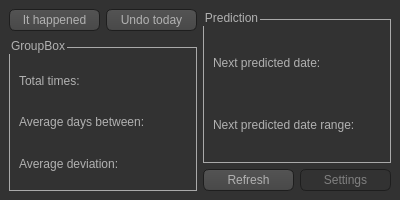
<?xml version="1.0" encoding="UTF-8"?>
<ui version="4.0">
 <class>MainWindow</class>
 <widget class="QMainWindow" name="MainWindow">
  <property name="geometry">
   <rect>
    <x>0</x>
    <y>0</y>
    <width>400</width>
    <height>200</height>
   </rect>
  </property>
  <property name="minimumSize">
   <size>
    <width>400</width>
    <height>200</height>
   </size>
  </property>
  <property name="maximumSize">
   <size>
    <width>600</width>
    <height>300</height>
   </size>
  </property>
  <property name="windowTitle">
   <string>MainWindow</string>
  </property>
  <property name="styleSheet">
   <string notr="true">/*
    I did not create this
    This style was created by sommerc
    The original is here: https://github.com/sommerc/pyqt-stylesheets/blob/master/pyqtcss/src/dark_orange/style.qss
*/

QToolTip {
    border: 1px solid black;
    background-color: #ffa02f;
    padding: 1px;
    border-radius: 3px;
    opacity: 100;
}

QWidget {
    color: #b1b1b1;
    background-color: #323232;
}

QTreeView,
QListView {
    background-color: silver;
    margin-left: 5px;
}

QWidget:item:hover {
    background-color: QLinearGradient(x1: 0, y1: 0, x2: 0, y2: 1, stop: 0 #ffa02f, stop: 1 #ca0619);
    color: #000000;
}

QWidget:item:selected {
    background-color: QLinearGradient(x1: 0, y1: 0, x2: 0, y2: 1, stop: 0 #ffa02f, stop: 1 #d7801a);
}

QMenuBar::item {
    background: transparent;
}

QMenuBar::item:selected {
    background: transparent;
    border: 1px solid #ffaa00;
}

QMenuBar::item:pressed {
    background: #444;
    border: 1px solid #000;
    background-color: QLinearGradient(x1:0, y1:0,
            x2:0, y2:1,
            stop:1 #212121,
            stop:0.4 #343434
            /*,
        stop:0.2 #343434,
        stop:0.1 #ffaa00*/
        );
    margin-bottom: -1px;
    padding-bottom: 1px;
}

QMenu {
    border: 1px solid #000;
}

QMenu::item {
    padding: 2px 20px 2px 20px;
}

QMenu::item:selected {
    color: #000000;
}

QWidget:disabled {
    color: #808080;
    background-color: #323232;
}

QAbstractItemView {
    background-color: QLinearGradient(x1: 0, y1: 0, x2: 0, y2: 1, stop: 0 #4d4d4d, stop: 0.1 #646464, stop: 1 #5d5d5d);
}

QWidget:focus {
    /*border: 1px solid darkgray;*/
}

QLineEdit {
    background-color: QLinearGradient(x1: 0, y1: 0, x2: 0, y2: 1, stop: 0 #4d4d4d, stop: 0 #646464, stop: 1 #5d5d5d);
    padding: 1px;
    border-style: solid;
    border: 1px solid #1e1e1e;
    border-radius: 5;
}

QPushButton {
    color: #b1b1b1;
    background-color: QLinearGradient(x1: 0, y1: 0, x2: 0, y2: 1, stop: 0 #565656, stop: 0.1 #525252, stop: 0.5 #4e4e4e, stop: 0.9 #4a4a4a, stop: 1 #464646);
    border-width: 1px;
    border-color: #1e1e1e;
    border-style: solid;
    border-radius: 6;
    padding: 3px;
    font-size: 12px;
    padding-left: 5px;
    padding-right: 5px;
    min-width: 40px;
}

QPushButton:pressed {
    background-color: QLinearGradient(x1: 0, y1: 0, x2: 0, y2: 1, stop: 0 #2d2d2d, stop: 0.1 #2b2b2b, stop: 0.5 #292929, stop: 0.9 #282828, stop: 1 #252525);
}

QComboBox {
    selection-background-color: #ffaa00;
    background-color: QLinearGradient(x1: 0, y1: 0, x2: 0, y2: 1, stop: 0 #565656, stop: 0.1 #525252, stop: 0.5 #4e4e4e, stop: 0.9 #4a4a4a, stop: 1 #464646);
    border-style: solid;
    border: 1px solid #1e1e1e;
    border-radius: 5;
}

QComboBox:hover,
QPushButton:hover {
    border: 2px solid QLinearGradient(x1: 0, y1: 0, x2: 0, y2: 1, stop: 0 #ffa02f, stop: 1 #d7801a);
}


QComboBox:on {
    padding-top: 3px;
    padding-left: 4px;
    background-color: QLinearGradient(x1: 0, y1: 0, x2: 0, y2: 1, stop: 0 #2d2d2d, stop: 0.1 #2b2b2b, stop: 0.5 #292929, stop: 0.9 #282828, stop: 1 #252525);
    selection-background-color: #ffaa00;
}

QComboBox QAbstractItemView {
    border: 2px solid darkgray;
    selection-background-color: QLinearGradient(x1: 0, y1: 0, x2: 0, y2: 1, stop: 0 #ffa02f, stop: 1 #d7801a);
}

QComboBox::drop-down {
    subcontrol-origin: padding;
    subcontrol-position: top right;
    width: 15px;

    border-left-width: 0px;
    border-left-color: darkgray;
    border-left-style: solid;
    /* just a single line */
    border-top-right-radius: 3px;
    /* same radius as the QComboBox */
    border-bottom-right-radius: 3px;
}

QComboBox::down-arrow {
    image: url(:/dark_orange/img/down_arrow.png);
}

QGroupBox {
    border: 1px solid darkgray;
    margin-top: 10px;
}

QGroupBox:focus {
    border: 1px solid darkgray;
}

QTextEdit:focus {
    border: 1px solid darkgray;
}

QScrollBar:horizontal {
    border: 1px solid #222222;
    background: QLinearGradient(x1: 0, y1: 0, x2: 0, y2: 1, stop: 0.0 #121212, stop: 0.2 #282828, stop: 1 #484848);
    height: 7px;
    margin: 0px 16px 0 16px;
}

QScrollBar::handle:horizontal {
    background: QLinearGradient(x1: 0, y1: 0, x2: 1, y2: 0, stop: 0 #ffa02f, stop: 0.5 #d7801a, stop: 1 #ffa02f);
    min-height: 20px;
    border-radius: 2px;
}

QScrollBar::add-line:horizontal {
    border: 1px solid #1b1b19;
    border-radius: 2px;
    background: QLinearGradient(x1: 0, y1: 0, x2: 1, y2: 0, stop: 0 #ffa02f, stop: 1 #d7801a);
    width: 14px;
    subcontrol-position: right;
    subcontrol-origin: margin;
}

QScrollBar::sub-line:horizontal {
    border: 1px solid #1b1b19;
    border-radius: 2px;
    background: QLinearGradient(x1: 0, y1: 0, x2: 1, y2: 0, stop: 0 #ffa02f, stop: 1 #d7801a);
    width: 14px;
    subcontrol-position: left;
    subcontrol-origin: margin;
}

QScrollBar::right-arrow:horizontal,
QScrollBar::left-arrow:horizontal {
    border: 1px solid black;
    width: 1px;
    height: 1px;
    background: white;
}

QScrollBar::add-page:horizontal,
QScrollBar::sub-page:horizontal {
    background: none;
}

QScrollBar:vertical {
    background: QLinearGradient(x1: 0, y1: 0, x2: 1, y2: 0, stop: 0.0 #121212, stop: 0.2 #282828, stop: 1 #484848);
    width: 7px;
    margin: 16px 0 16px 0;
    border: 1px solid #222222;
}

QScrollBar::handle:vertical {
    background: QLinearGradient(x1: 0, y1: 0, x2: 0, y2: 1, stop: 0 #ffa02f, stop: 0.5 #d7801a, stop: 1 #ffa02f);
    min-height: 20px;
    border-radius: 2px;
}

QScrollBar::add-line:vertical {
    border: 1px solid #1b1b19;
    border-radius: 2px;
    background: QLinearGradient(x1: 0, y1: 0, x2: 0, y2: 1, stop: 0 #ffa02f, stop: 1 #d7801a);
    height: 14px;
    subcontrol-position: bottom;
    subcontrol-origin: margin;
}

QScrollBar::sub-line:vertical {
    border: 1px solid #1b1b19;
    border-radius: 2px;
    background: QLinearGradient(x1: 0, y1: 0, x2: 0, y2: 1, stop: 0 #d7801a, stop: 1 #ffa02f);
    height: 14px;
    subcontrol-position: top;
    subcontrol-origin: margin;
}

QScrollBar::up-arrow:vertical,
QScrollBar::down-arrow:vertical {
    border: 1px solid black;
    width: 1px;
    height: 1px;
    background: white;
}


QScrollBar::add-page:vertical,
QScrollBar::sub-page:vertical {
    background: none;
}

QTextEdit {
    background-color: #242424;
}

QPlainTextEdit {
    background-color: #242424;
}

QHeaderView::section {
    background-color: QLinearGradient(x1:0, y1:0, x2:0, y2:1, stop:0 #616161, stop: 0.5 #505050, stop: 0.6 #434343, stop:1 #656565);
    color: white;
    padding-left: 4px;
    border: 1px solid #6c6c6c;
}

QCheckBox:disabled {
    color: #414141;
}

QDockWidget::title {
    text-align: center;
    spacing: 3px;
    /* spacing between items in the tool bar */
    background-color: QLinearGradient(x1:0, y1:0, x2:0, y2:1, stop:0 #323232, stop: 0.5 #242424, stop:1 #323232);
}

QDockWidget::close-button,
QDockWidget::float-button {
    text-align: center;
    spacing: 1px;
    /* spacing between items in the tool bar */
    background-color: QLinearGradient(x1:0, y1:0, x2:0, y2:1, stop:0 #323232, stop: 0.5 #242424, stop:1 #323232);
}

QDockWidget::close-button:hover,
QDockWidget::float-button:hover {
    background: #242424;
}

QDockWidget::close-button:pressed,
QDockWidget::float-button:pressed {
    padding: 1px -1px -1px 1px;
}

QMainWindow::separator {
    background-color: QLinearGradient(x1:0, y1:0, x2:0, y2:1, stop:0 #161616, stop: 0.5 #151515, stop: 0.6 #212121, stop:1 #343434);
    color: white;
    padding-left: 4px;
    border: 1px solid #4c4c4c;
    spacing: 3px;
    /* spacing between items in the tool bar */
}

QMainWindow::separator:hover {

    background-color: QLinearGradient(x1:0, y1:0, x2:0, y2:1, stop:0 #d7801a, stop:0.5 #b56c17 stop:1 #ffa02f);
    color: white;
    padding-left: 4px;
    border: 1px solid #6c6c6c;
    spacing: 3px;
    /* spacing between items in the tool bar */
}

QToolBar::handle {
    spacing: 3px;
    /* spacing between items in the tool bar */
    background: url(:/dark_orange/img/handle.png);
}

QMenu::separator {
    height: 2px;
    background-color: QLinearGradient(x1:0, y1:0, x2:0, y2:1, stop:0 #161616, stop: 0.5 #151515, stop: 0.6 #212121, stop:1 #343434);
    color: white;
    padding-left: 4px;
    margin-left: 10px;
    margin-right: 5px;
}

QProgressBar {
    border: 2px solid grey;
    border-radius: 5px;
    text-align: center;
}

QProgressBar::chunk {
    background-color: #d7801a;
    width: 2.15px;
    margin: 0.5px;
}

QTabBar::tab {
    color: #b1b1b1;
    border: 1px solid #444;
    border-bottom-style: none;
    background-color: #323232;
    padding-left: 10px;
    padding-right: 10px;
    padding-top: 3px;
    padding-bottom: 2px;
    margin-right: -1px;
}

QTabWidget::pane {
    border: 1px solid #444;
    top: 1px;
}

QTabBar::tab:last {
    margin-right: 0;
    /* the last selected tab has nothing to overlap with on the right */
    border-top-right-radius: 3px;
}

QTabBar::tab:first: !selected {
    margin-left: 0px;
    /* the last selected tab has nothing to overlap with on the right */


    border-top-left-radius: 3px;
}

QTabBar::tab: !selected {
    color: #b1b1b1;
    border-bottom-style: solid;
    margin-top: 3px;
    background-color: QLinearGradient(x1:0, y1:0, x2:0, y2:1, stop:1 #212121, stop:.4 #343434);
}

QTabBar::tab:selected {
    border-top-left-radius: 3px;
    border-top-right-radius: 3px;
    margin-bottom: 0px;
}

QTabBar::tab: !selected:hover {
    /*border-top: 2px solid #ffaa00;
    padding-bottom: 3px;*/
    border-top-left-radius: 3px;
    border-top-right-radius: 3px;
    background-color: QLinearGradient(x1:0, y1:0, x2:0, y2:1, stop:1 #212121, stop:0.4 #343434, stop:0.2 #343434, stop:0.1 #ffaa00);
}

QRadioButton::indicator:checked,
QRadioButton::indicator:unchecked {
    color: #b1b1b1;
    background-color: #323232;
    border: 1px solid #b1b1b1;
    border-radius: 6px;
}

QRadioButton::indicator:checked {
    background-color: qradialgradient(cx: 0.5, cy: 0.5,
            fx: 0.5, fy: 0.5,
            radius: 1.0,
            stop: 0.25 #ffaa00,
            stop: 0.3 #323232);
}

QCheckBox::indicator {
    color: #b1b1b1;
    background-color: #323232;
    border: 1px solid #b1b1b1;
    width: 9px;
    height: 9px;
}

QRadioButton::indicator {
    border-radius: 6px;
}

QRadioButton::indicator:hover,
QCheckBox::indicator:hover {
    border: 1px solid #ffaa00;
}

QCheckBox::indicator:checked {
    image: url(:/dark_orange/img/checkbox.png);
}

QCheckBox::indicator:disabled,
QRadioButton::indicator:disabled {
    border: 1px solid #444;
}


QSlider::groove:horizontal {
    border: 1px solid #3A3939;
    height: 8px;
    background: #201F1F;
    margin: 2px 0;
    border-radius: 2px;
}

QSlider::handle:horizontal {
    background: QLinearGradient(x1: 0, y1: 0, x2: 0, y2: 1,
            stop: 0.0 silver, stop: 0.2 #a8a8a8, stop: 1 #727272);
    border: 1px solid #3A3939;
    width: 14px;
    height: 14px;
    margin: -4px 0;
    border-radius: 2px;
}

QSlider::groove:vertical {
    border: 1px solid #3A3939;
    width: 8px;
    background: #201F1F;
    margin: 0 0px;
    border-radius: 2px;
}

QSlider::handle:vertical {
    background: QLinearGradient(x1: 0, y1: 0, x2: 0, y2: 1, stop: 0.0 silver,
            stop: 0.2 #a8a8a8, stop: 1 #727272);
    border: 1px solid #3A3939;
    width: 14px;
    height: 14px;
    margin: 0 -4px;
    border-radius: 2px;
}

QAbstractSpinBox {
    padding-top: 2px;
    padding-bottom: 2px;
    border: 1px solid darkgray;

    border-radius: 2px;
    min-width: 50px;
}</string>
  </property>
  <widget class="QWidget" name="centralwidget">
   <layout class="QGridLayout" name="gridLayout">
    <item row="0" column="1">
     <widget class="QPushButton" name="undoTodayButton">
      <property name="text">
       <string>Undo today</string>
      </property>
     </widget>
    </item>
    <item row="0" column="0">
     <widget class="QPushButton" name="itHappenedButton">
      <property name="text">
       <string>It happened</string>
      </property>
     </widget>
    </item>
    <item row="2" column="2">
     <widget class="QPushButton" name="refreshButton">
      <property name="text">
       <string>Refresh</string>
      </property>
     </widget>
    </item>
    <item row="1" column="0" rowspan="2" colspan="2">
     <widget class="QGroupBox" name="groupBox">
      <property name="title">
       <string>GroupBox</string>
      </property>
      <layout class="QVBoxLayout" name="verticalLayout">
       <property name="topMargin">
        <number>15</number>
       </property>
       <item>
        <widget class="QLabel" name="totalStat">
         <property name="text">
          <string>Total times:</string>
         </property>
        </widget>
       </item>
       <item>
        <widget class="QLabel" name="averageBetweenStat">
         <property name="text">
          <string>Average days between:</string>
         </property>
        </widget>
       </item>
       <item>
        <widget class="QLabel" name="averageDeviationStat">
         <property name="text">
          <string>Average deviation:</string>
         </property>
        </widget>
       </item>
      </layout>
     </widget>
    </item>
    <item row="2" column="3">
     <widget class="QPushButton" name="settingsButton">
      <property name="enabled">
       <bool>false</bool>
      </property>
      <property name="text">
       <string>Settings</string>
      </property>
     </widget>
    </item>
    <item row="0" column="2" rowspan="2" colspan="2">
     <widget class="QGroupBox" name="groupBox_2">
      <property name="title">
       <string>Prediction</string>
      </property>
      <property name="checkable">
       <bool>false</bool>
      </property>
      <layout class="QVBoxLayout" name="verticalLayout_2">
       <property name="topMargin">
        <number>15</number>
       </property>
       <item>
        <widget class="QLabel" name="nextDatePrediction">
         <property name="text">
          <string>Next predicted date:</string>
         </property>
        </widget>
       </item>
       <item>
        <widget class="QLabel" name="nextDateRangePrediction">
         <property name="text">
          <string>Next predicted date range:</string>
         </property>
        </widget>
       </item>
      </layout>
     </widget>
    </item>
   </layout>
  </widget>
 </widget>
 <resources/>
 <connections/>
</ui>
